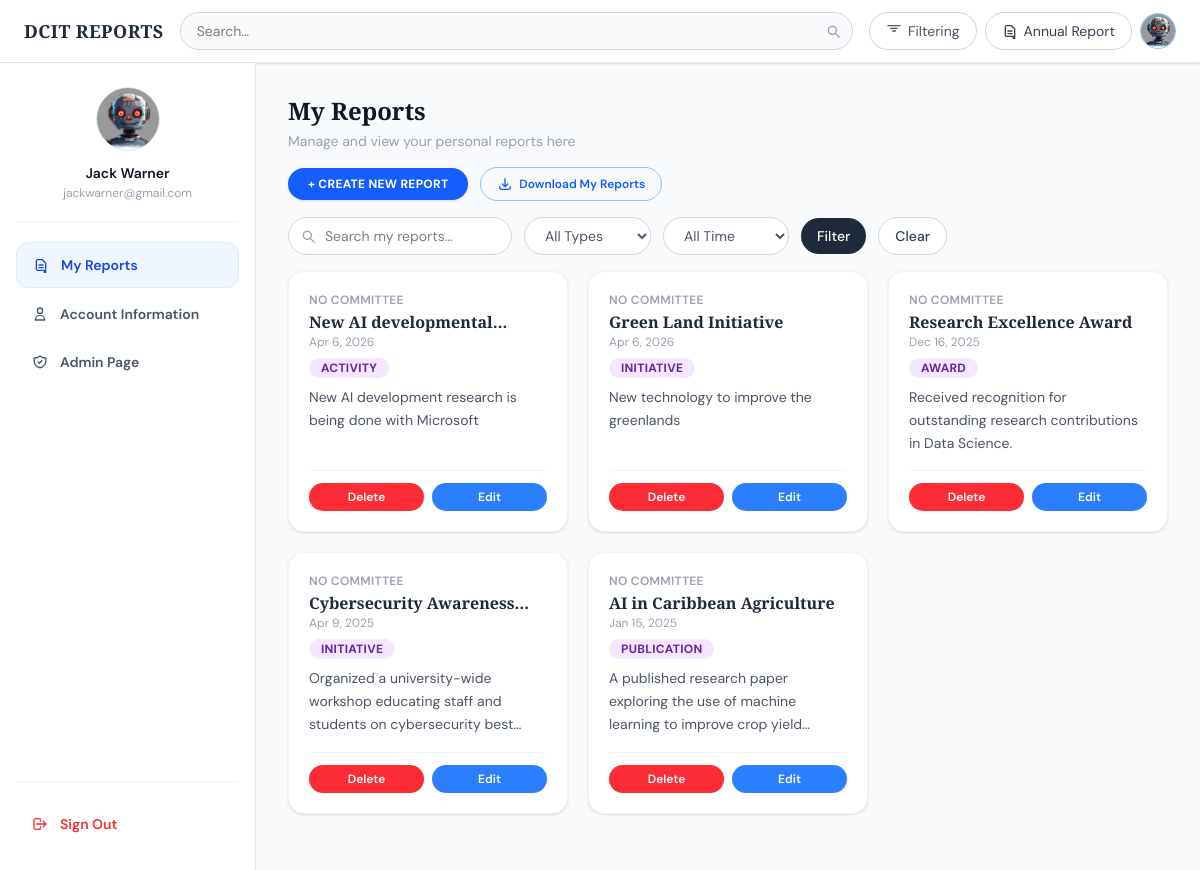
Page /users/profile/ (signed in) on the earlier database version.
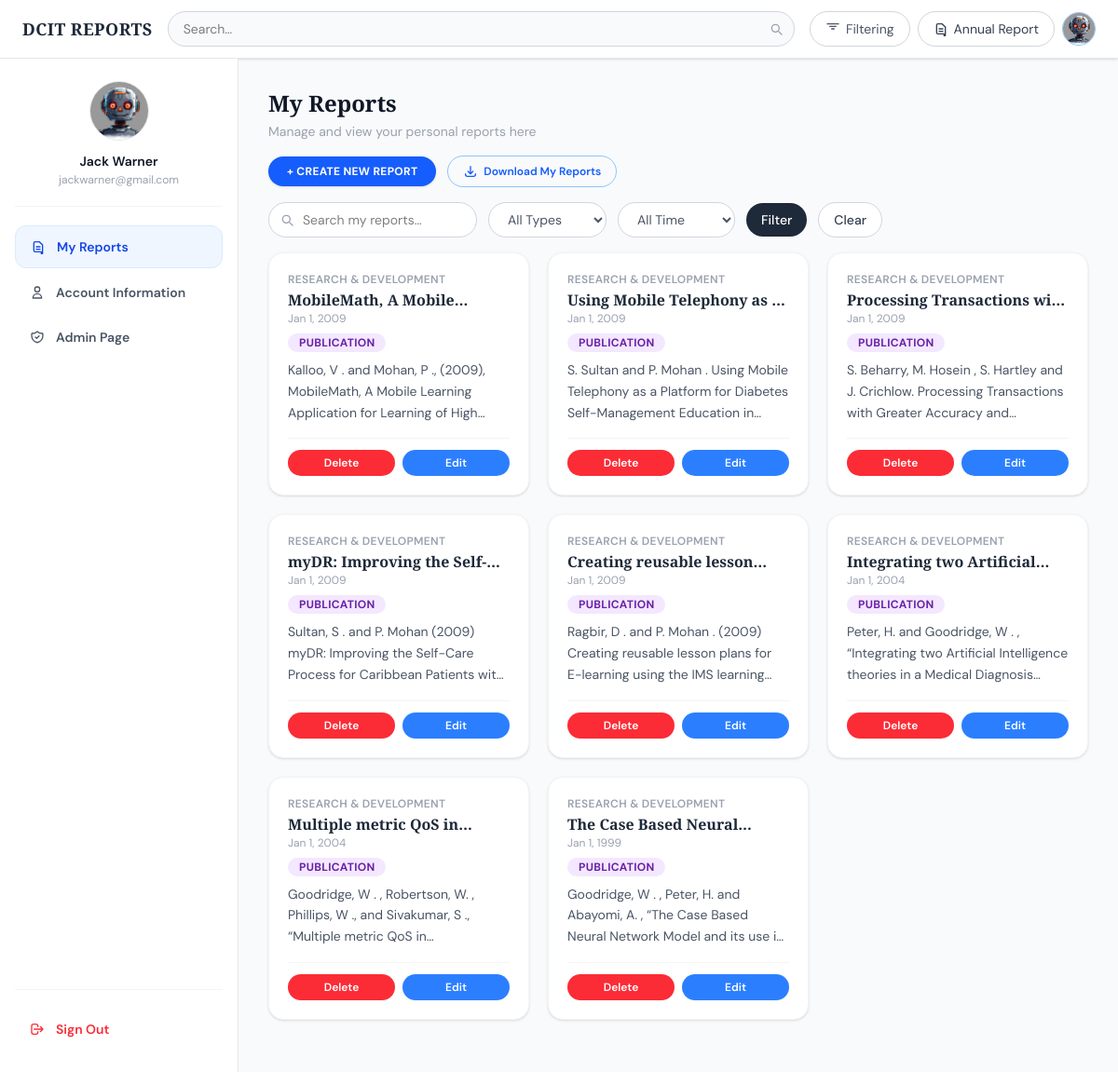
Same page on the later database version.
### users/models.py (models this page shows, shortened)
class UserProfilePic(models.Model):
    GENDER_CHOICES = [
        ('male', 'Male'),
        ('female', 'Female'),
        ('other', 'Other'),
    ]
    user = models.OneToOneField(
        User,
        on_delete=models.CASCADE,
        related_name='profile_pic',
        unique=True
    )
    DEFAULT_PIC = 'https://res.cloudinary.com/dop5fzjom/image/upload/v1775723467/images/profile_pictures/user_qift6z.png'
    ROBOT_PIC_ID = 'ai_robot-removebg-preview_yu6rgm'
    profilePic = models.ImageField(
        default=DEFAULT_PIC,
        upload_to='profile_pictures'
    )
    phone = models.CharField(
        max_length=30,
        blank=True,
        null=True
    )
    gender = models.CharField(
        max_length=10,
        choices=GENDER_CHOICES,
        blank=True,
        null=True
    )
    @property
    def pic_url(self):
        name = str(self.profilePic)
        if not name:
            return ''
        if name.startswith('http'):
            return name
        try:
            return self.profilePic.url
        except Exception:
            return ''

### reports/models.py (models this page shows, shortened)
class Report(models.Model):
    DEFAULT_IMAGE = 'https://res.cloudinary.com/dop5fzjom/image/upload/v1775723804/images/report_images/uwi_zocrhc.jpg'
    user = models.ForeignKey(User,on_delete=models.CASCADE,null=False,related_name='reports')
    title = models.CharField(max_length=200,blank=False,null=False, db_index=True)
    description = models.TextField(null=False,blank=False)
    participants = models.ManyToManyField(Participant,blank=True)
    category = models.ForeignKey(Category,on_delete=models.SET_NULL,default=1,null=True)
    committees= models.ManyToManyField(Committee,blank=True)
    feature_image = models.ImageField(default=DEFAULT_IMAGE, upload_to='report_images')
    date_of_report= models.DateField(blank=False,null=False,default=timezone.now)
    created = models.DateTimeField(auto_now_add=True)
    updated = models.DateTimeField(auto_now=True)
    isActive = models.BooleanField(auto_created=True,default=True)
    objects = ReportQuerySet.as_manager()#Custom manager
    class Meta:
        ordering = ['-date_of_report','-created','-updated']

class Category(models.Model):
    name = models.CharField(max_length=200,blank=False,null= False)
    regex = models.TextField(blank=True,null=True)

class Committee(models.Model):
    name = models.CharField(max_length=200,blank=False,null=False)

### users/views.py (the view, shortened to what this page needs)
# urls.py: path('profile/',view=profile_view,name="profile"),
@login_required
def profile_view(request):
    q = request.GET.get('q', '').strip()
    period = request.GET.get('period', '').strip()
    report_type = request.GET.get('report_type', '').strip()
    reports = Report.objects.user_reports(request.user)
    if q:
        reports = reports.filter(
            Q(title__icontains=q) |
            Q(description__icontains=q)
        )
    context = {
        'reports': reports,
        'q': q,
        'period': period,
        'report_type': report_type,
        'page': 'reports',
    }
    return render(request, 'users/profile.html', context)

### reports/managers.py (called while the page is built)
    def user_reports(self, user):
        return self.filter(user=user)

### users/templates/users/profile.html (shortened to what this page needs)
{% extends "base.html" %}
{% block body %}
<div class="flex h-full overflow-hidden">
  {% include "users/sidebar.html" %}
  <main class="flex-1 bg-gray-50 px-8 py-8 overflow-y-auto">
    <div class="mb-6">
      <h1 class="font-display text-2xl font-bold text-gray-900">My Reports</h1>
      <p class="text-sm text-gray-400 mt-1">Manage and view your personal reports here</p>
      <div class="flex flex-wrap items-center gap-3 mt-4">
        <a href="{% url 'users:create-report' %}"
           class="px-5 py-2 rounded-full bg-blue-600 hover:bg-blue-700 text-white text-xs font-bold uppercase tracking-wide transition shadow-sm">
          +  Create New Report
        </a>
        <a href="{% url 'reports:my_reports_pdf' %}"
           class="flex items-center gap-1.5 px-4 py-2 rounded-full border border-blue-300 text-blue-600 hover:bg-blue-50 text-xs font-semibold transition">
          <svg xmlns="http://www.w3.org/2000/svg" class="h-4 w-4" fill="none" viewBox="0 0 24 24" stroke="currentColor">
            <path stroke-linecap="round" stroke-linejoin="round" stroke-width="2" d="M4 16v1a3 3 0 003 3h10a3 3 0 003-3v-1m-4-4l-4 4m0 0l-4-4m4 4V4"/>
          </svg>
          Download My Reports
        </a>
      </div>
<form method="GET" action="{% url 'users:profile' %}" class="flex flex-wrap items-center gap-3 mt-4">
  <div class="relative">
    <input
      type="text"
      name="q"
      value="{{ q|default:'' }}"
      placeholder="Search my reports…"
      class="rounded-full border border-gray-300 bg-white pl-9 pr-4 py-2 text-sm focus:outline-none focus:ring-2 focus:ring-blue-200 focus:border-blue-400 transition w-56"
    />
    <span class="absolute left-3 top-1/2 -translate-y-1/2 text-gray-400">
      <svg xmlns="http://www.w3.org/2000/svg" class="h-4 w-4" fill="none" viewBox="0 0 24 24" stroke="currentColor">
        <path stroke-linecap="round" stroke-linejoin="round" stroke-width="2" d="M21 21l-4.35-4.35M17 11A6 6 0 115 11a6 6 0 0112 0z"/>
      </svg>
    </span>
  </div>
  <select
    name="report_type"
    class="rounded-full border border-gray-300 bg-white px-4 py-2 text-sm text-gray-600 focus:outline-none focus:ring-2 focus:ring-blue-200 transition"
  >
    <option value="">All Types</option>
  </select>
  <select
    name="period"
    class="rounded-full border border-gray-300 bg-white px-4 py-2 text-sm text-gray-600 focus:outline-none focus:ring-2 focus:ring-blue-200 transition"
  >
    <option value="">All Time</option>
  </select>
  <button
    type="submit"
    class="px-4 py-2 rounded-full bg-gray-800 hover:bg-gray-900 text-white text-sm font-medium transition"
  >
    Filter
  </button>
  <a
    href="{% url 'users:profile' %}"
    class="px-4 py-2 rounded-full border border-gray-300 bg-white hover:bg-gray-50 text-gray-700 text-sm font-medium transition"
  >
    Clear
  </a>
</form>
    <div class="grid grid-cols-1 sm:grid-cols-2 lg:grid-cols-3 gap-5 mt-4">
        {% for report in reports %}
  <div class="bg-white rounded-2xl border border-gray-100 shadow-sm p-5 flex flex-col">
    <div class="text-xs font-semibold text-gray-400 uppercase tracking-wide mb-1">
      {% if report.committees.all %}
        {% for committee in report.committees.all %}
          {{ committee.name }}{% if not forloop.last %}, {% endif %}
        {% empty %}
          No Committee
        {% endfor %}
      {% else %}
        No Committee
      {% endif %}
    </div>
    <h2 class="font-display text-base font-semibold text-gray-800 leading-tight line-clamp-1">
      {{ report.title }}
    </h2>
    <p class="text-xs text-gray-400 mt-0.5 mb-2">
      {{ report.date_of_report|date:"M j, Y" }}
    </p>
    <span class="inline-block self-start text-xs font-bold px-3 py-0.5 rounded-full uppercase tracking-wide mb-2 badge-initiative">
      {% if report.category %}
        {{ report.category.name }}
      {% else %}
        No Category
      {% endif %}
    </span>
    <p class="text-gray-600 text-sm leading-relaxed line-clamp-3 flex-1">
      {{ report.description }}
    </p>
    <div class="flex gap-2 mt-4 pt-3 border-t border-gray-100">
      <button type="button"
        onclick="openDeleteModal('{{ report.id }}', '{{ report.title|escapejs }}')"
        class="flex-1 px-3 py-1.5 rounded-full bg-red-500 hover:bg-red-600 text-white text-xs font-semibold transition">
        Delete
      </button>
      <a href="{%url 'users:edit-report' pk=report.id%}"
         class="flex-1 text-center px-3 py-1.5 rounded-full bg-blue-500 hover:bg-blue-600 text-white text-xs font-semibold transition">
        Edit
      </a>
    </div>
  </div>
{% empty %}
  <p class="text-gray-500">No reports found.</p>
{% endfor %}
    </div>
  </main>
</div>
{% endblock %}

### templates/base.html (shortened to what this page needs)
<!DOCTYPE html>
<html lang="en">
<head>
    <script src="https://cdn.jsdelivr.net/npm/@tailwindcss/browser@4"></script>
</head>
<body class="bg-gray-50 h-screen overflow-hidden flex flex-col">
<header class="w-full bg-white border-b border-gray-200 px-3 sm:px-6 py-3 sticky top-0 z-40 shadow-sm">
  <div class="flex items-center gap-2 sm:gap-4">
    <a href="{% url 'reports:index' %}" class="font-display text-base sm:text-lg font-bold tracking-wide text-gray-800 whitespace-nowrap shrink-0">
      DCIT REPORTS
    </a>
    <form method="GET" action="{% url 'reports:index' %}" class="flex-1 min-w-0">
      <div class="relative">
        <input name="q" type="text" value="{{ request.GET.q }}" placeholder="Search…"
          class="w-full rounded-full border border-gray-300 bg-gray-50 px-4 py-2 pr-10 text-sm focus:outline-none focus:ring-2 focus:ring-blue-200 focus:border-blue-400 transition"/>
        <button type="submit" class="absolute right-3 top-1/2 -translate-y-1/2 text-gray-400 hover:text-gray-600">
          <svg xmlns="http://www.w3.org/2000/svg" class="h-4 w-4" fill="none" viewBox="0 0 24 24" stroke="currentColor">
            <path stroke-linecap="round" stroke-linejoin="round" stroke-width="2" d="M21 21l-4.35-4.35M17 11A6 6 0 115 11a6 6 0 0112 0z"/>
          </svg>
        </button>
      </div>
    </form>
    <div class="flex items-center gap-1.5 sm:gap-2 shrink-0">
      <button id="open-filter"
        class="flex items-center gap-1.5 rounded-full border border-gray-300 bg-white px-2.5 sm:px-4 py-2 text-sm text-gray-600 hover:bg-gray-50 transition">
        <svg xmlns="http://www.w3.org/2000/svg" class="h-4 w-4 shrink-0" fill="none" viewBox="0 0 24 24" stroke="currentColor">
          <path stroke-linecap="round" stroke-linejoin="round" stroke-width="2" d="M3 4h18M7 8h10M10 12h4"/>
        </svg>
        <span class="hidden sm:inline">Filtering</span>
      </button>
      <a href="{% url 'reports:annual_report' %}"
         class="flex items-center gap-1.5 rounded-full border border-gray-300 bg-white px-2.5 sm:px-4 py-2 text-sm text-gray-700 hover:bg-gray-50 transition">
        <svg xmlns="http://www.w3.org/2000/svg" class="h-4 w-4 shrink-0" fill="none" viewBox="0 0 24 24" stroke="currentColor">
          <path stroke-linecap="round" stroke-linejoin="round" stroke-width="2" d="M9 12h6m-6 4h6m2 4H7a2 2 0 01-2-2V6a2 2 0 012-2h7l5 5v13a2 2 0 01-2 2z"/>
        </svg>
        <span class="hidden sm:inline">Annual Report</span>
      </a>
      {% if request.user.is_authenticated %}
      <a href="{% url 'users:profile' %}"
         title="{{ user.get_full_name|default:user.username }}"
         class="flex items-center justify-center w-9 h-9 rounded-full border border-blue-300 bg-blue-50 hover:bg-blue-100 overflow-hidden transition shrink-0">
        <img src="{{ user.profile_pic.pic_url }}" alt="Profile Picture" class="w-full h-full object-cover">
      </a>
      {% endif %}
    </div>
  </div>
</header>
<div class="flex-1 overflow-y-auto">
{% block body %}{% endblock %}
</div>
</body>
</html>

### users/templates/users/sidebar.html (shortened to what this page needs)
<aside id="user-sidebar"
  class="fixed lg:relative inset-y-0 left-0 z-40
         -translate-x-full lg:translate-x-0
         transition-transform duration-200
         w-64 shrink-0 bg-white border-r border-gray-200
         h-full overflow-y-auto flex flex-col px-4 py-6">
  <div class="flex flex-col items-center gap-3 pb-5 border-b border-gray-100">
    <div class="w-16 h-16 rounded-full overflow-hidden bg-gray-100 border border-gray-200 flex items-center justify-center shrink-0">
      {% if user.profile_pic and user.profile_pic.profilePic %}
        <img src="{{ user.profile_pic.pic_url }}" alt="{{ user.username }}" class="w-full h-full object-cover">
      {% endif %}
    </div>
    <div class="text-center min-w-0 w-full">
      <p class="text-sm font-semibold text-gray-900 truncate">
        {{ user.get_full_name|default:user.username }}
      </p>
      <p class="text-xs text-gray-400 truncate mt-0.5">{{ user.email }}</p>
    </div>
  </div>
  <nav class="mt-5 flex-1 space-y-1">
    <a href="{% url 'users:profile' %}"
       class="flex items-center gap-3 w-full px-4 py-3 rounded-xl text-sm font-semibold transition
         {% if page == 'reports' %}bg-blue-50 text-blue-700 border border-blue-100
         {% else %}text-gray-600 hover:bg-gray-50 hover:text-gray-900{% endif %}">
      <svg xmlns="http://www.w3.org/2000/svg" class="h-4 w-4 shrink-0" fill="none" viewBox="0 0 24 24" stroke="currentColor">
        <path stroke-linecap="round" stroke-linejoin="round" stroke-width="2" d="M9 12h6m-6 4h6m2 4H7a2 2 0 01-2-2V6a2 2 0 012-2h7l5 5v13a2 2 0 01-2 2z"/>
      </svg>
      My Reports
    </a>
    <a href="{% url 'users:account' %}"
       class="flex items-center gap-3 w-full px-4 py-3 rounded-xl text-sm font-semibold transition
         {% if page == 'account' %}bg-blue-50 text-blue-700 border border-blue-100
         {% else %}text-gray-600 hover:bg-gray-50 hover:text-gray-900{% endif %}">
      <svg xmlns="http://www.w3.org/2000/svg" class="h-4 w-4 shrink-0" fill="none" viewBox="0 0 24 24" stroke="currentColor">
        <path stroke-linecap="round" stroke-linejoin="round" stroke-width="2" d="M16 7a4 4 0 11-8 0 4 4 0 018 0zM12 14a7 7 0 00-7 7h14a7 7 0 00-7-7z"/>
      </svg>
      Account Information
    </a>
    {% if request.user.is_superuser or request.user.is_staff %}
    <a href="{% url 'administration:admin-accounts' %}"
       class="flex items-center gap-3 w-full px-4 py-3 rounded-xl text-sm font-semibold transition
         {% if page == 'admin' %}bg-blue-50 text-blue-700 border border-blue-100
         {% else %}text-gray-600 hover:bg-gray-50 hover:text-gray-900{% endif %}">
      Admin Page
    </a>
    {% endif %}
  </nav>
  <div class="pt-5 mt-auto border-t border-gray-100">
    <a href="{% url 'users:logout' %}"
       class="flex items-center gap-3 w-full px-4 py-3 rounded-xl text-sm font-semibold text-red-500 hover:bg-red-50 hover:text-red-600 transition">
      <svg xmlns="http://www.w3.org/2000/svg" class="h-4 w-4 shrink-0" fill="none" viewBox="0 0 24 24" stroke="currentColor">
        <path stroke-linecap="round" stroke-linejoin="round" stroke-width="2" d="M17 16l4-4m0 0l-4-4m4 4H7m6 4v1a3 3 0 01-3 3H6a3 3 0 01-3-3V7a3 3 0 013-3h4a3 3 0 013 3v1"/>
      </svg>
      Sign Out
    </a>
  </div>
</aside>

### templates/base.html (style rules this page uses)
body { font-family: 'DM Sans', sans-serif; }
.font-display { font-family: 'Playfair Display', serif; }
.badge-initiative { background:#f3e8ff; color:#6b21a8; }

Differences in the rows shown:
removed Report: shows "NO COMMITTEE", title "New AI…", date_of_report "Apr 6, 2026", category.name "ACTIVITY", description "New AI development research is being done with Microsoft"
removed Report: shows "NO COMMITTEE", title "Green Land Initiative", date_of_report "Apr 6, 2026", category.name "INITIATIVE", description "New technology to improve the greenlands"
removed Report: shows "NO COMMITTEE", title "Research Excellence Award", date_of_report "Dec 16, 2025", category.name "AWARD", description "Received recognition for outstanding research contributions in Data Science."
removed Report: shows "NO COMMITTEE", title "Cybersecurity…", date_of_report "Apr 9, 2025", category.name "INITIATIVE", description "Organized a university-wide workshop educating staff and students on cybersecurity…"
removed Report: shows "NO COMMITTEE", title "AI in Caribbean Agriculture", date_of_report "Jan 15, 2025", category.name "PUBLICATION", description "A published research paper exploring the use of machine learning to improve crop…"
added Report: title "MobileMath, A…", date_of_report "Jan 1, 2009", category.name "PUBLICATION", description "Kalloo, V . and Mohan, P ., (2009), MobileMath, A Mobile Learning Application for Learning of…"
added Committee: name "RESEARCH & DEVELOPMENT"
added Report: title "Using Mobile Telephony as…", date_of_report "Jan 1, 2009", category.name "PUBLICATION", description "S. Sultan and P. Mohan . Using Mobile Telephony as a Platform for Diabetes Self-Management Education…"
added Report: title "Processing Transactions…", date_of_report "Jan 1, 2009", category.name "PUBLICATION", description "S. Beharry, M. Hosein , S. Hartley and J. Crichlow. Processing Transactions with Greater Accuracy…"
added Report: title "myDR: Improving…", date_of_report "Jan 1, 2009", category.name "PUBLICATION", description "Sultan, S . and P. Mohan (2009) myDR: Improving the Self-Care Process for Caribbean Patients…"
added Report: title "Creating reusable…", date_of_report "Jan 1, 2009", category.name "PUBLICATION", description "Ragbir, D . and P. Mohan . (2009) Creating reusable lesson plans for E-learning using the IMS…"
added Report: title "Integrating two…", date_of_report "Jan 1, 2004", category.name "PUBLICATION", description "Peter, H. and Goodridge, W . , “Integrating two Artificial Intelligence theories in a Medical…"
added Report: title "Multiple metric QoS…", date_of_report "Jan 1, 2004", category.name "PUBLICATION", description "Goodridge, W . , Robertson, W. , Phillips, W ., and Sivakumar, S ., “Multiple metric QoS…"
added Report: title "The Case Based…", date_of_report "Jan 1, 1999", category.name "PUBLICATION", description "Goodridge, W . , Peter, H. and Abayomi, A. , “The Case Based Neural Network Model and its use…"
